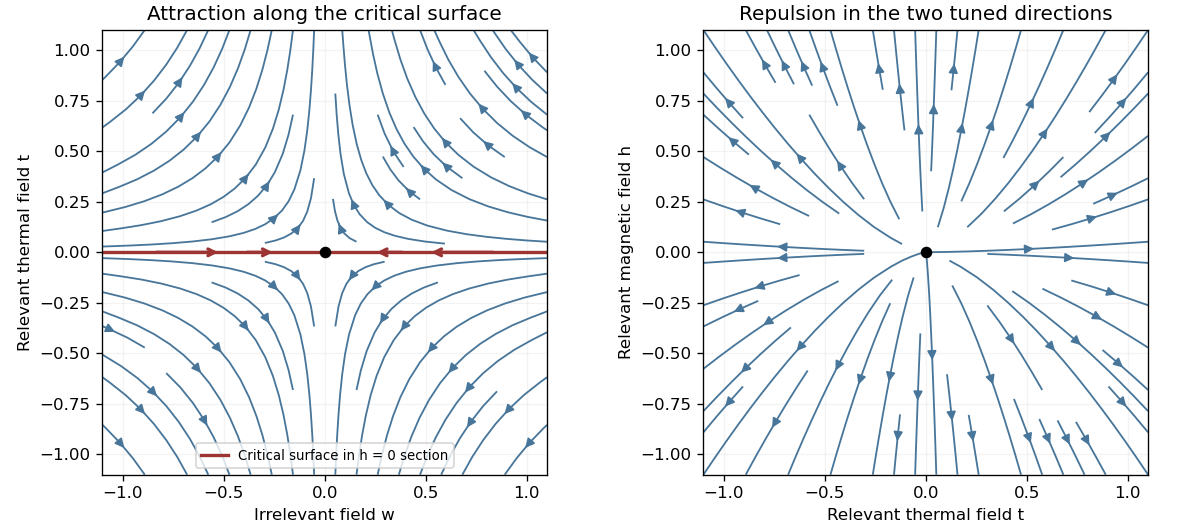

Write Python code to recreate this figure.
"""Original linear RG flow sketches; Python 3.14 with root NumPy/Matplotlib.
Write paper-46-rg-flow.png to the caller's working directory.
"""
import os
import tempfile
os.environ.setdefault("MPLCONFIGDIR", tempfile.mkdtemp(prefix="paper-46-mpl-"))
import matplotlib
matplotlib.use("Agg")
import matplotlib.pyplot as plt
import numpy as np

fig, axes = plt.subplots(1, 2, figsize=(10, 4.4), facecolor="white", layout="constrained")
x = np.linspace(-1.1, 1.1, 25)
y = np.linspace(-1.1, 1.1, 25)
X, Y = np.meshgrid(x, y)
axes[0].streamplot(x, y, -X, 1.2*Y, color="#48769a", density=.75, linewidth=1.1, arrowsize=1.1)
axes[0].axhline(0, color="#9c3434", lw=2, label="Critical surface in h = 0 section")
for w in [-.85, -.4, .4, .85]:
    axes[0].annotate("", (w*.6, 0), (w, 0), arrowprops={"arrowstyle":"->", "color":"#9c3434", "lw":2})
axes[0].set(xlabel="Irrelevant field w", ylabel="Relevant thermal field t", title="Attraction along the critical surface")
axes[0].legend(loc="lower center", fontsize=8)
axes[1].streamplot(x, y, 1.2*X, 1.8*Y, color="#48769a", density=.75, linewidth=1.1, arrowsize=1.1)
axes[1].set(xlabel="Relevant thermal field t", ylabel="Relevant magnetic field h", title="Repulsion in the two tuned directions")
for ax in axes:
    ax.scatter([0], [0], color="black", s=35, zorder=5)
    ax.set(xlim=(-1.1, 1.1), ylim=(-1.1, 1.1), aspect="equal")
    ax.grid(alpha=.15)
fig.savefig("paper-46-rg-flow.png", dpi=120, facecolor="white", transparent=False)
plt.close(fig)
